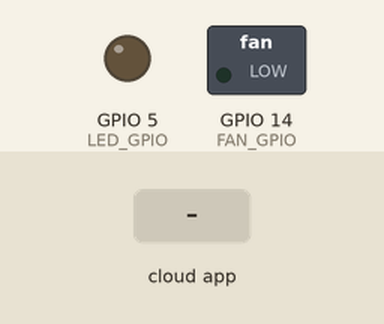
This sketch was run on a simulated ESP8266 (NodeMCU). Shown: switched loads named in the sketch (green lamp = pin HIGH), output pins drawn as LEDs (lit = HIGH). The test bench sets the inputs (shaded band). WiFi joins after 1.5 s; servers stay silent unless stated; the Firebase database answers and starts empty; what the sketch prints to the serial monitor is not drawn.

Above: at 2.7 s.
2.8 s: the phone or cloud app sets LED to 1
At 4.7 s:
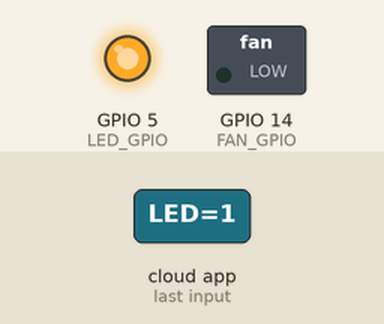
6.1 s: the phone or cloud app sets FAN to 1
At 12.2 s:
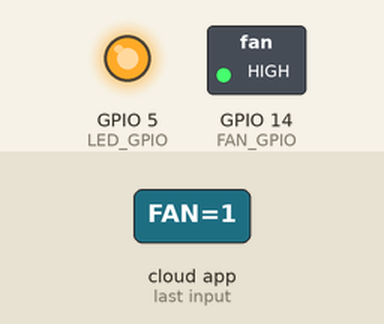
12.6 s: the phone or cloud app sets LED to 0
At 15.2 s:
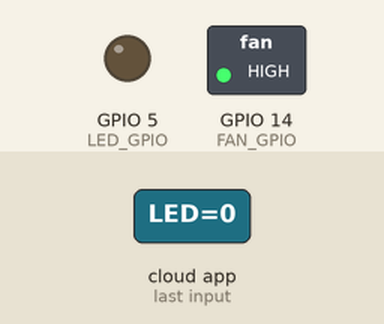
15.9 s: the phone or cloud app sets FAN to 0
At 17.4 s:
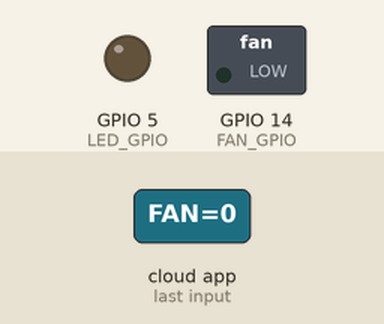
Timing chart, 0 to 18.9 s (numbered marks = the images above; inputs shaded):
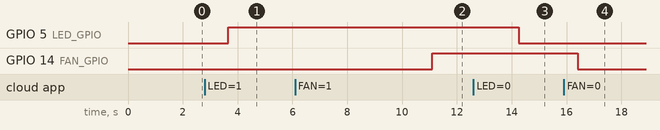

Measured:
- after the input at 2.8 s, GPIO 5 (LED_GPIO): LOW → HIGH after 0.85 s
- after the input at 6.1 s, GPIO 14 (FAN_GPIO): LOW → HIGH after 5.0 s
- after the input at 12.6 s, GPIO 5 (LED_GPIO): HIGH → LOW after 1.7 s
- after the input at 15.9 s, GPIO 14 (FAN_GPIO): HIGH → LOW after 0.50 s

The sketch:

Hostel_ESP8266.ino
```cpp
// FingurePrint: change.
// fingurePrint site: https://www.grc.com/fingerprints.htm
// Manage Libraries arduinojson: 5.13.2
// Tools -> board -> board Managers : esp8266 : 2.7.3  -> 3.0.2


#if defined(ESP32)
#include <WiFi.h>
#include <FirebaseESP32.h>
#elif defined(ESP8266)
#include <ESP8266WiFi.h>
#include <FirebaseESP8266.h>
#endif

// Set these to run example.
#define DATABASE_URL "hostel-app-i2it-default-rtdb.firebaseio.com"
#define API_KEY "kaq5aHpDYrvpspQaH4Sny2cFsmCQfun98AwhdPrd"

#define WIFI_SSID "Zsiecr"
#define WIFI_PASSWORD "piyushnagpal007"

#define USER_EMAIL "hostelEsp8266@esp8266.com"
#define USER_PASSWORD "hostel@Esp@8266"

#define LED_GPIO 5 //D1
#define FAN_GPIO 14 //D5

FirebaseData fbdo;

FirebaseAuth auth;
FirebaseConfig config;

void setup() {
  Serial.begin(115200);

  pinMode(LED_GPIO, OUTPUT);
  pinMode(FAN_GPIO, OUTPUT);

  // connect to wifi.
  WiFi.begin(WIFI_SSID, WIFI_PASSWORD);
  Serial.print("connecting to Wi-Fi");
  while (WiFi.status() != WL_CONNECTED) {
    Serial.print(".");
    delay(500);
  }
  Serial.println();
  Serial.print("connected with IP: ");
  Serial.println(WiFi.localIP());
  Serial.println();

  Serial.printf("Firebase Client v%s\n\n", FIREBASE_CLIENT_VERSION);

  /* Assign the api key (required) */
  config.api_key = API_KEY;

  /* Assign the user sign in credentials */
  auth.user.email = USER_EMAIL;
  auth.user.password = USER_PASSWORD;

  /* Assign the RTDB URL (required) */
  config.database_url = DATABASE_URL;

  Firebase.begin(DATABASE_URL, API_KEY);

  //Comment or pass false value when WiFi reconnection will control by your code or third party library
  Firebase.reconnectWiFi(true);

  //  Firebase.begin(FIREBASE_HOST, FIREBASE_AUTH);
}

void loop() {

  //  // set bool value
  //  Firebase.setBool("N007/LED", false);
  //  // handle error
  if (Firebase.ready()) {
    delay(1000);

    // get bool
    Serial.print("N007/LED: ");
    delay(1000);

    //    Serial_Printf("Set bool... %s\n", Firebase.RTDB.getBool(&fbdo, F("/test/bool")));
    //    Serial.printf("Get bool... %s\n", Firebase.RTDB.getBool(&fbdo, FPSTR("/test/bool")) ? fbdo.to<bool>() ? "true" : "false" : fbdo.errorReason().c_str());


    Firebase.RTDB.getBool(&fbdo, FPSTR("/N007/LED"));

    if (fbdo.to<bool>()) {
      digitalWrite(LED_GPIO, HIGH);
      Serial.print("ON\n");
      delay(1000);
    }
    if (!fbdo.to<bool>()) {
      digitalWrite(LED_GPIO, LOW);
      Serial.print("OFF\n");
      delay(1000);
    }

    Serial.print("N007/FAN: ");
    delay(1000);

    Firebase.RTDB.getBool(&fbdo, FPSTR("/N007/FAN"));

    if (fbdo.to<bool>()) {
      digitalWrite(FAN_GPIO, HIGH);
      Serial.print("ON\n");
      delay(1000);
    }
    if (!fbdo.to<bool>()) {
      digitalWrite(FAN_GPIO, LOW);
      Serial.print("OFF\n");
      delay(1000);
    }
  }
  else {
    Serial.print("setting /N007/LED failed:\n");
    return;
  }
}
```
